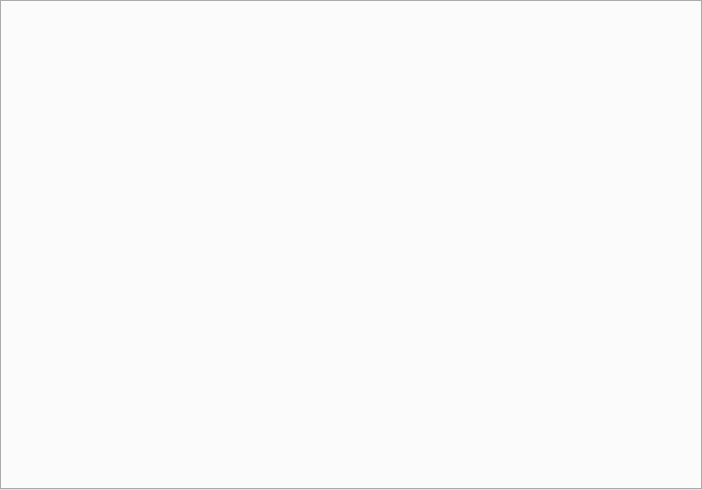
<?xml version="1.0" encoding="UTF-8"?>
<ui version="4.0">
 <class>Frm_timingTable</class>
 <widget class="QWidget" name="Frm_timingTable">
  <property name="geometry">
   <rect>
    <x>0</x>
    <y>0</y>
    <width>702</width>
    <height>490</height>
   </rect>
  </property>
  <property name="windowTitle">
   <string>Form</string>
  </property>
  <layout class="QGridLayout" name="gridLayout">
   <property name="leftMargin">
    <number>0</number>
   </property>
   <property name="topMargin">
    <number>0</number>
   </property>
   <property name="rightMargin">
    <number>0</number>
   </property>
   <property name="bottomMargin">
    <number>0</number>
   </property>
   <property name="spacing">
    <number>0</number>
   </property>
   <item row="0" column="0">
    <widget class="QTabWidget" name="tabWidget">
     <property name="font">
      <font>
       <pointsize>13</pointsize>
       <weight>75</weight>
       <bold>true</bold>
      </font>
     </property>
     <property name="currentIndex">
      <number>-1</number>
     </property>
    </widget>
   </item>
  </layout>
 </widget>
 <resources/>
 <connections/>
</ui>
